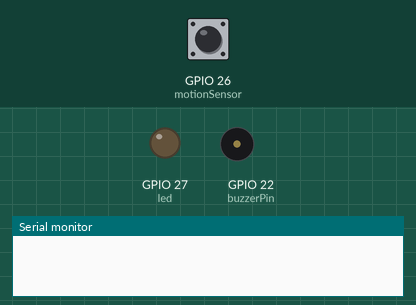
A sketch run on a simulated ESP32. Parts: output pins drawn as LEDs (lit = HIGH), buzzer (waves = sounding), the last lines printed to the serial monitor. Inputs (shaded band) come from the test bench; at power-on: GPIO 26 (motionSensor) HIGH.

Above: at 1.2 s.
1.3 s: GPIO 26 (motionSensor) pulsed LOW 2 times (0.12 s each, 0.3 s apart)
At 2.0 s:
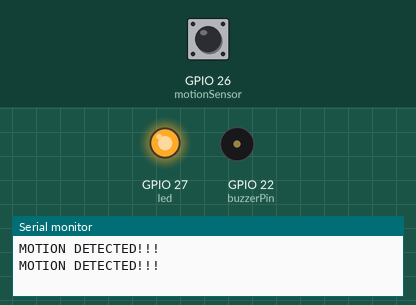
Timing chart, 0 to 13.2 s (numbered marks = the images above; inputs shaded):
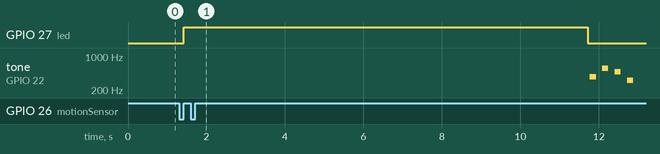

The sketch:

BuzzTemp.ino
```cpp
#define timeSeconds 10

// Set GPIOs for LED and PIR Motion Sensor
const int led = 27;
const int motionSensor = 26;
const int tempPin = 25; //analog input pin constant
const int buzzerPin = 22;
int tempVal; // temperature sensor raw readings

float volts; // variable for storing voltage

float temp; // actual temperature variable

const int a6 = 1760;
const int e7 = 2637;
const int c7 = 2093;
const int g7 = 3136;
const int g6 = 1568;

// Timer: Auxiliary variables
unsigned long now = millis();
unsigned long lastTrigger = 0;
boolean startTimer = false;

// Checks if motion was detected, sets LED HIGH and starts a timer
void IRAM_ATTR detectsMovement()
{
    Serial.println("MOTION DETECTED!!!");
    digitalWrite(led, HIGH);
    pinMode(buzzerPin, OUTPUT);
    startTimer = true;
    lastTrigger = millis();
}

void setup()
{
    // put your setup code here, to run once:
    // Serial port for debugging purposes
    Serial.begin(115200);

    // PIR Motion Sensor mode INPUT_PULLUP
    pinMode(motionSensor, INPUT_PULLUP);
    // Set motionSensor pin as interrupt, assign interrupt function and set RISING mode
    attachInterrupt(digitalPinToInterrupt(motionSensor), detectsMovement, RISING);

    // Set LED to LOW
    pinMode(led, OUTPUT);
    digitalWrite(led, LOW);
    // Current time
    now = millis();
    // Turn off the LED after the number of seconds defined in the timeSeconds variable
    if (startTimer && (now - lastTrigger > (timeSeconds * 1000)))
    {
        Serial.println("Motion stopped...");
        //pinMode(buzzerPin, OUTPUT);
        digitalWrite(led, LOW);
        startTimer = false;
    }
}

void loop()
{
    // put your main code here, to run repeatedly:
    // Current time
    now = millis();
    // Turn off the LED after the number of seconds defined in the timeSeconds variable
    if (startTimer && (now - lastTrigger > (timeSeconds * 1000)))
    {
        Serial.println("Motion stopped...");
        digitalWrite(led, LOW);
        alertSound();
        delay(3000);

        //read the temp sensor and store it in tempVal
        tempVal = analogRead(tempPin);
        volts = tempVal / 1023.0; // normalize by the maximum temperature raw reading range

        temp = (volts - 0.5) * 100; //calculate temperature celsius from voltage as per the equation found on the sensor spec sheet.
        Serial.print(tempVal);
        Serial.print("\n");
        Serial.print(" Temperature is:   ");
        // print out the following string to the serial monitor
        Serial.print(temp); // in the same line print the temperature
        Serial.println(" degrees C");
        Serial.print("\n");
        delay(100); // wait for 1 second or 1000 milliseconds before taking the next reading.

        startTimer = false;
    }
}
void beep(int tone, int duration)
{
    for (long i = 0; i < duration * 900L; i += tone * 1)
    {
        digitalWrite(buzzerPin, HIGH);
        delayMicroseconds(tone * (.50));
        digitalWrite(buzzerPin, LOW);
        delayMicroseconds(tone * (.50));
    }
    delay(30);
}
void alertSound()
{
    beep(e7, 150);
    delay(150);
    beep(a6, 150);
    delay(150);
    beep(c7, 150);
    delay(150);
    beep(g7, 150);
    delay(450);
    beep(g6, 150);
    delay(450);
    beep(c7, 150);
}
```

Measured:
- after the input at 1.3 s, GPIO 27 (led): LOW → HIGH after 0.12 s, → LOW 10.3 s later; tone on GPIO 22 (buzzerPin): plays 378 Hz for 0.16 s, 566 Hz for 0.16 s, 476 Hz for 0.16 s, 318 Hz for 0.16 s, starting after 10.5 s
